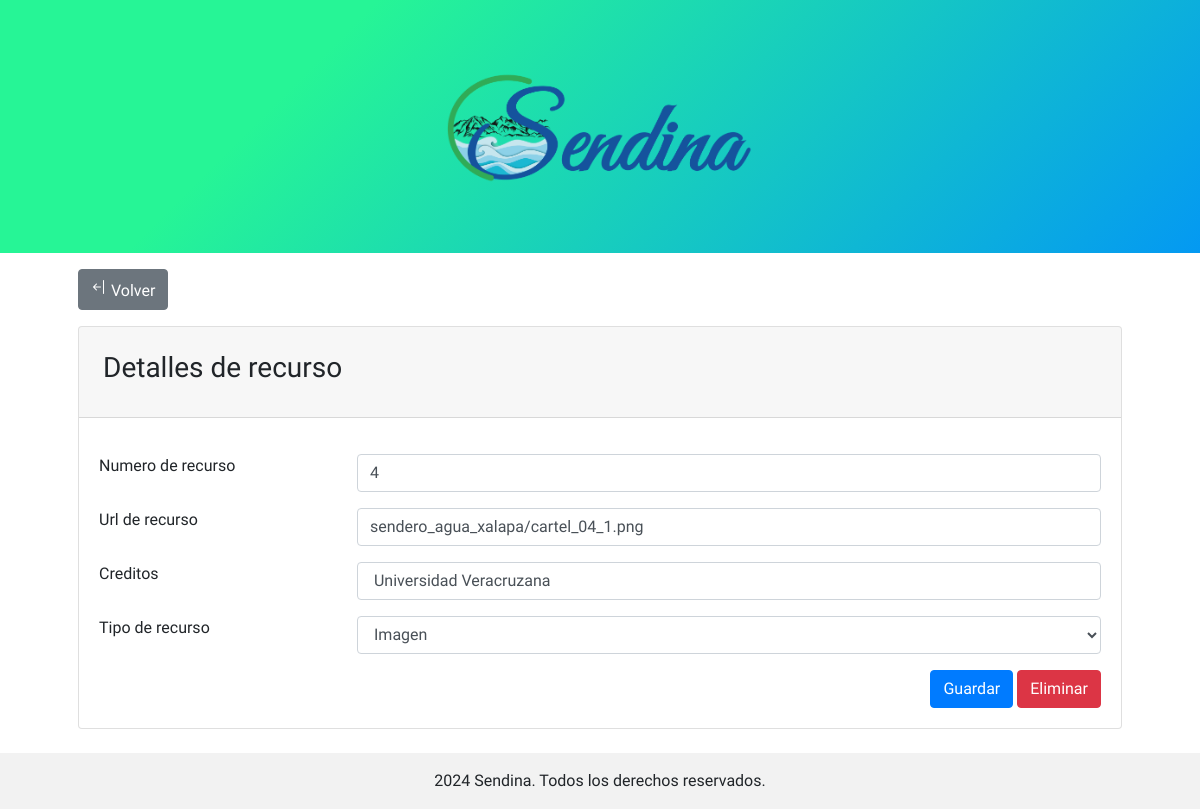
The app's page /recurso/editar/4/3 (signed in) with its own data.
### tables this page shows
CREATE TABLE IF NOT EXISTS recurso (
  id_recurso INT NOT NULL AUTO_INCREMENT,
  numero INT NULL,
  url VARCHAR(500) NULL,
  creditos VARCHAR(100) NULL,
  id_tipo_recurso INT NULL,
  PRIMARY KEY (id_recurso),
  CONSTRAINT fk_recurso_tipo_recurso1
    FOREIGN KEY (id_tipo_recurso)
    REFERENCES tipo_recurso (id_tipo_recurso)
    ON DELETE CASCADE);

CREATE TABLE IF NOT EXISTS tipo_recurso (
  id_tipo_recurso INT NOT NULL AUTO_INCREMENT,
  tipo VARCHAR(20) NULL,
  PRIMARY KEY (id_tipo_recurso));

### librerias/vista.php (called while the page is built, shortened)
<?php
class Vista{
	function mostrar($nombre){
		require 'vistas/' . $nombre . '.php';
	}
}
?>

### controladores/recursoControlador.php (called while the page is built, shortened)
<?php
require_once 'entidades/RecursoBean.php';
require_once 'entidades/TipoRecursoBean.php';
class RecursoControlador extends Controlador{
	function __construct(){
		$this->vista->mensaje = "";
		$this->vista->recurso = null;
		$this->vista->tipo_recurso_lista = [];
		$this->vista->id_sendero = 0;
		$this->vista->id_estacion = 0;
		$this->vista->numero = 0;
	}
	function renderizar($vista = "recurso/editor"){
		$this->vista->mostrar($vista);
	}
	function editar($parametros=null){
		$id_recurso = $parametros[0];
		if(isset($parametros[1])){
			$numero = $parametros[1];
		}
		$recurso = $this->modelo->select($id_recurso);
		$tipos_recurso = $this->modelo->selectTiposRecurso();
		$this->vista->recurso = $recurso;
		$this->vista->numero = $numero;
		$this->vista->tipo_recurso_lista = $tipos_recurso;
		$this->renderizar();
	}
}
?>

### index.php (called while the page is built, shortened)
<?php
	require_once 'librerias/conexionDB.php';
	require_once 'librerias/controlador.php';
	require_once 'librerias/vista.php';
	require_once 'librerias/modelo.php';
	$app = new App();
?>

### entidades/RecursoBean.php (called while the page is built, shortened)
<?php
class RecursoBean{
	private $id_recurso;
	private $numero;
	private $url;
	private $creditos;
	private $id_tipo_recurso;
    public function __construct(
            $id_recurso = null,
            $numero = null,
            $url = null,
            $creditos = null,
            $id_tipo_recurso = null,
			$tipo_recurso = null
        ) {
        $this->id_recurso = $id_recurso;
        $this->numero = $numero;
        $this->url = $url;
        $this->creditos = $creditos;
        $this->id_tipo_recurso = $id_tipo_recurso;
    }
    public function set_id_recurso($id_recurso) {
        $this->id_recurso = $id_recurso;
    }
    public function get_id_recurso() {
        return $this->id_recurso;
    }
    public function set_numero($numero) {
        $this->numero = $numero;
    }
    public function get_numero() {
        return $this->numero;
    }
    public function set_url($url) {
        $this->url = $url;
    }
    public function get_url() {
        return $this->url;
    }
    public function set_creditos($creditos) {
        $this->creditos = $creditos;
    }
    public function get_creditos() {
        return $this->creditos;
    }
    public function set_id_tipo_recurso($id_tipo_recurso) {
        $this->id_tipo_recurso = $id_tipo_recurso;
    }
    public function get_id_tipo_recurso() {
        return $this->id_tipo_recurso;
    }
}
?>

### librerias/modelo.php (called while the page is built)
<?php
class Modelo{
	function __construct(){
		$this->conexion = new ConexionDB();
	}
}
?>

### librerias/conexionDB.php (called while the page is built)
<?php
class ConexionDB{
	private $host;
	private $db;
	private $user;
	private $password;
	private $charset;
	private $pdo;
	public function __construct() {
		$this->host = constant ('HOST');
		$this->db = constant('DB');
		$this->user = constant ('USER');
		$this->password = constant ('PASSWORD');
		$this->charset = constant ('CHARSET');
	}
    function connect(){
		if ($this->pdo == null) {
			try{
				$connection = "mysql:host=" . $this->host . ";dbname=" . $this->db . ";charset=" . $this->charset;
				$options = [
					PDO::ATTR_ERRMODE            => PDO::ERRMODE_EXCEPTION,
					PDO::ATTR_EMULATE_PREPARES   => false,
				];
				$this->pdo = new PDO($connection, $this->user, $this->password, $options);
			}catch(PDOException $e){
				print_r('Error connection: ' . $e->getMessage());
			}
		}
		return $this->pdo;
    }
}
?>

### modelos/recursoModelo.php (called while the page is built, shortened)
<?php
class RecursoModelo extends Modelo{
	public function select($id_recurso){
		$sql = 'SELECT * from recurso where id_recurso=:id_recurso;';
		$query = $this->conexion->connect()->prepare($sql);
		try{
			$query->execute(['id_recurso'=>$id_recurso]);
			$row = $query->fetch();
			if ($row) {
				$recurso = new RecursoBean();
				$recurso->set_id_recurso($id_recurso);
				$recurso->set_numero($row['numero']);
				$recurso->set_url($row['url']);
				$recurso->set_creditos($row['creditos']);
				$recurso->set_id_tipo_recurso($row['id_tipo_recurso']);
				return $recurso;
			} else {
				return null;
			}
		}
		catch(PDOException $e){
			return null;
		}
	}
	public function selectTiposRecurso(){
		$lista = [];
		$sql = 'SELECT * from tipo_recurso;';
		try{
			$query = $this->conexion->connect()->query($sql);
			while($row = $query->fetch()) {
				$recurso = new TipoRecursoBean(
					$row['id_tipo_recurso'],
					$row['tipo']
				);
				array_push($lista, $recurso);
			}
			return $lista;
		}
		catch(PDOException $e) {
			return [];
		}
	}
}
?>

### entidades/TipoRecursoBean.php (called while the page is built, shortened)
<?php
class TipoRecursoBean{
	private $id_tipo_recurso;
	private $tipo_recurso;
    public function __construct(
            $id_tipo_recurso = null,
			$tipo_recurso = null
        ) {
        $this->id_tipo_recurso = $id_tipo_recurso;
		$this->tipo_recurso = $tipo_recurso;
    }
    public function get_id_tipo_recurso() {
        return $this->id_tipo_recurso;
    }
    public function get_tipo_recurso() {
        return $this->tipo_recurso;
    }
}
?>

### librerias/controlador.php (called while the page is built, shortened)
<?php
class Controlador{
	function cargarModelo($modelo){
		$url = 'modelos/'.$modelo.'Modelo.php';
		if(file_exists($url)){
			$this->modelo = new $modeloName();
		}
	}
}
?>

### vistas/recurso/editor.php (the view, shortened to what this page needs)
<!DOCTYPE html>
<html lang="en">
<head>
</head>
<body>
	<?php  require 'vistas/header.php' ?>
	<div class="container px-5 mt-3">
		<a class="btn btn-secondary mb-3" href="<?php echo constant('URL') ?>estacion/editar/<?php echo $_SESSION['id_estacion']?>"> <i class="bi bi-arrow-bar-left"> </i> Volver </a>
		<div class="card mb-4">
			<div class="card-header navbar navbar-expand-sm p-4">
				<h3> Detalles de recurso </h3>
			</div>
			<?php
				$id_recurso = 0;
				$numero = $this->numero;
				$url = '';
				$creditos = '';
				$id_tipo_recurso ='';
				if($this->recurso !== null){
					$id_recurso = $this->recurso->get_id_recurso();
					$numero = $this->recurso->get_numero();
					$url = $this->recurso->get_url();
					$creditos = $this->recurso->get_creditos();
					$id_tipo_recurso = $this->recurso->get_id_tipo_recurso();
				}
			?>
			<div class="card-body">
				<form action="<?php echo constant('URL') ?>recurso/guardar" method="post" id="senderoForm">
					<div class="form-group row">
						<div class="col-12 col-sm-3">
							<label for="numero">Numero de recurso</label>
						</div>
						<div class="col-12 col-sm-9">
							<input class="form-control" type="text" name="numero" value="<?php echo $numero ?>" required>
						</div>
					</div>
					<div class="form-group row">
						<div class="col-12 col-sm-3">
							<label for="url">Url de recurso</label>
						</div>
						<div class="col-12 col-sm-9">
							<input class="form-control" type="text" name="url" maxlength="500" value="<?php echo $url ?>" required>
						</div>
					</div>
					<div class="form-group row">
						<div class="col-12 col-sm-3">
							<label for="creditos">Creditos</label>
						</div>
						<div class="col-12 col-sm-9">
							<input class="form-control" type="text" name="creditos" maxlength="100" value="<?php echo $creditos ?>" required>
						</div>
					</div>
					<div class="form-group row">
						<div class="col-12 col-sm-3">
							<label for="id_tipo_recurso">Tipo de recurso</label>
						</div>
						<div class="col-12 col-sm-9">
							<select class="form-control" id="id_tipo_recurso" name="id_tipo_recurso">
							<?php foreach ($this->tipo_recurso_lista as $tr): ?>
								<option value="<?= $tr->get_id_tipo_recurso() ?>" <?= $tr->get_id_tipo_recurso() == $id_tipo_recurso ? 'selected' : '' ?>>
									<?php echo $tr->get_tipo_recurso(); ?>
								</option>
							<?php endforeach; ?>
							</select>
						</div>
					</div>
					<div class="float-right">
						<input class="btn btn-primary" type="submit" value="Guardar">
						<?php if($this->recurso !== null){ ?>
							<a class="btn btn-danger" href="<?php echo constant('URL') ?>recurso/borrar/<?php echo $id_recurso ?>"> Eliminar</a>
						<?php } ?>
					</div>
				</form>
			</div>
	</div>
	</div>
	<?php  require 'vistas/footer.php' ?>
</body>
</html>

### public/css/custom.css (style rules this page uses)
* { margin: 0;padding: 0 }
body { overflow-x: hidden; }
.bi { vertical-align: text-bottom; width: 1em; height: 1em; }

### vistas/header.php (style rules this page uses)
body, h1, h2, h3, h4, h5, h6 { font-family: "Varela Round", sans-serif; }

### records on screen
recurso: numero "4", url "sendero_agua_xalapa/cartel_04_1.png", creditos "Universidad Veracruzana", id_tipo_recurso "Imagen"
